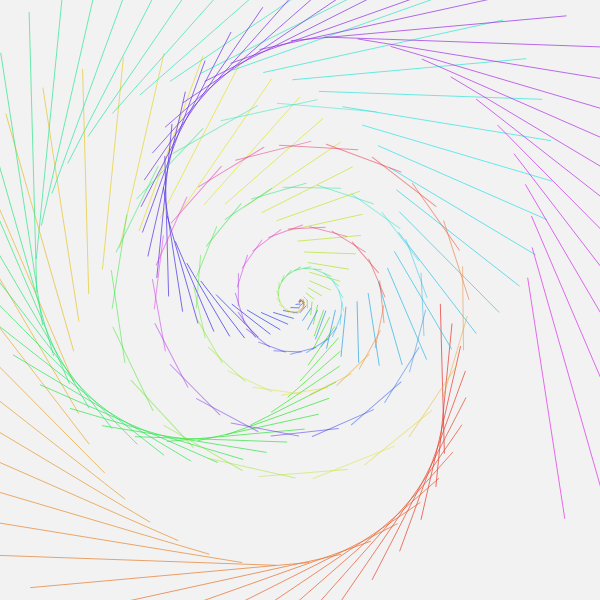
Frame 1 (no input)
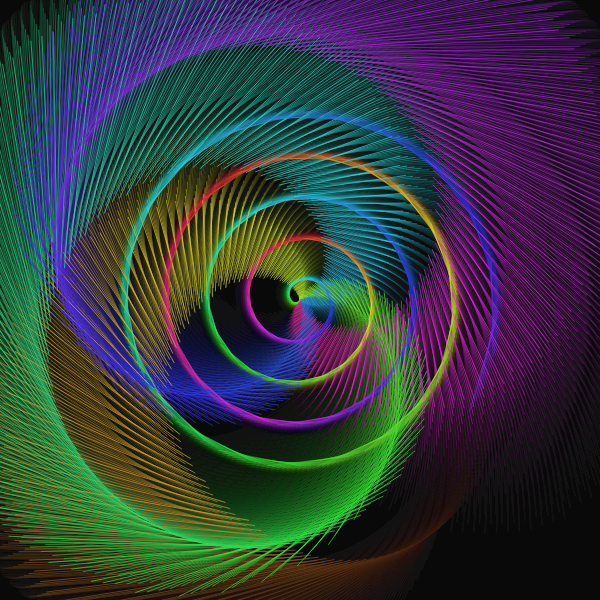
Frame 60 (no input)
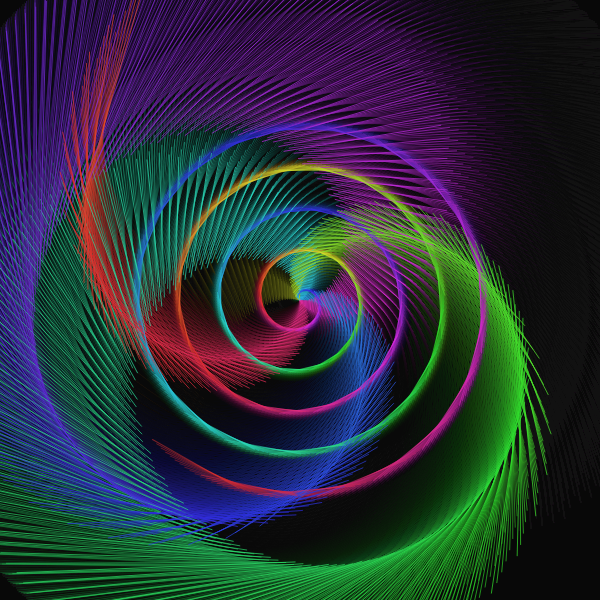
Frame 120 (the mouse pressed at the canvas centre since frame 60)

The p5.js sketch that drew these frames (run headless with seeded random() and noise() and a simulated clock; from frame 60 on, the mouse is pressed at the canvas centre):

// p5.js sketch
// ── sketch.js
let lines = [];
let time = 0;
let spiralAngle = 0;

function setup() {
  createCanvas(600, 600);
  colorMode(HSB, 360, 100, 100, 1);
  noFill();
  strokeWeight(1);
}

function draw() {
  background(0, 0, 0, 0.05);
  
  time += 0.02;
  spiralAngle += 0.01;

  const centerX = width / 2;
  const centerY = height / 2;
  const maxRadius = min(width, height) * 0.45;
  const numLines = 150;
  
  for (let i = 0; i < numLines; i++) {
    const angle = (i / numLines) * TWO_PI * 3 + time + spiralAngle;
    const radius = map(sin(time * 2 + i * 0.1), -1, 1, 0, maxRadius);
    
    const x1 = centerX + cos(angle) * radius;
    const y1 = centerY + sin(angle) * radius;
    const x2 = centerX + cos(angle + PI/4) * (radius * 1.5);
    const y2 = centerY + sin(angle + PI/4) * (radius * 1.5);

    const hue = (i * 2 + time * 30) % 360;
    stroke(hue, 80, 90, 0.7);
    
    line(x1, y1, x2, y2);
  }
  
  // Draw central spiral pattern
  push();
  translate(centerX, centerY);
  rotate(time * 0.5);
  for (let i = 0; i < 100; i++) {
    const angle = i * 0.3 + time;
    const radius = i * 2;
    const x1 = cos(angle) * radius;
    const y1 = sin(angle) * radius;
    const x2 = cos(angle + 0.5) * (radius + 5);
    const y2 = sin(angle + 0.5) * (radius + 5);
    
    const hue = (angle * 30 + time * 50) % 360;
    stroke(hue, 80, 90, 0.5);
    line(x1, y1, x2, y2);
  }
  pop();
}
